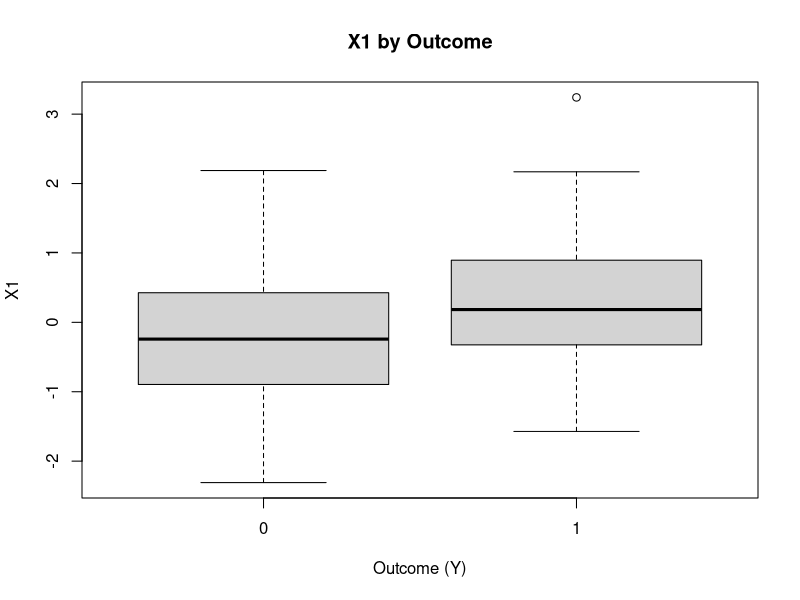
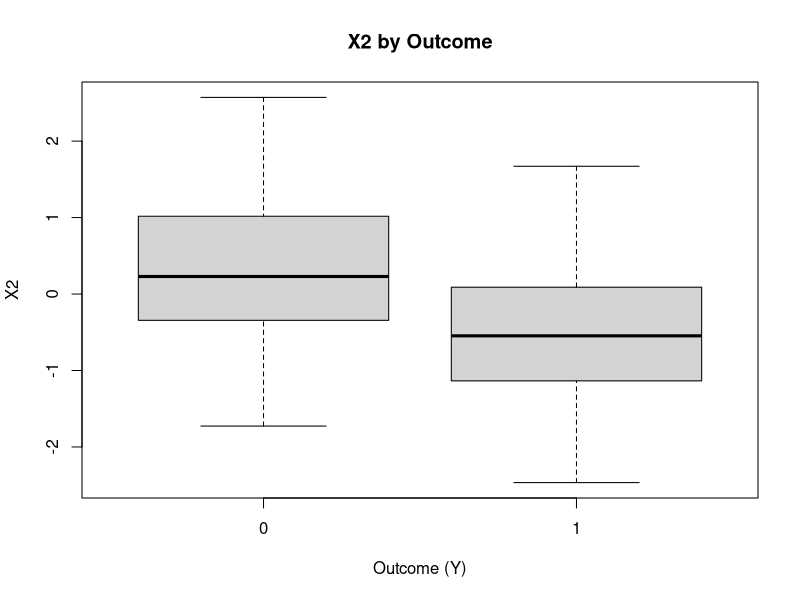
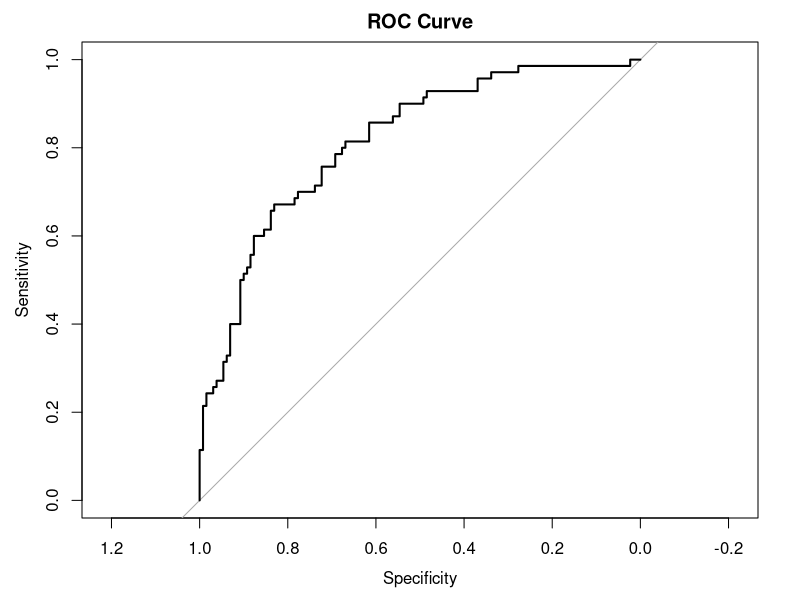

The R source for these figures, in order:
# Generate synthetic data for logistic regression
set.seed(123)
n <- 200  # sample size
x1 <- rnorm(n, mean = 0, sd = 1)  # continuous predictor
x2 <- rnorm(n, mean = 0, sd = 1)  # another continuous predictor
x3 <- factor(sample(1:3, n, replace = TRUE))  # categorical predictor

# Generate binary outcome based on logistic model
logit <- -1 + 0.8 * x1 - 1.2 * x2  # linear predictor
prob <- 1 / (1 + exp(-logit))  # apply logistic function to get probabilities
y <- rbinom(n, 1, prob)  # generate binary outcome

# Combine into a data frame
df <- data.frame(y = factor(y), x1 = x1, x2 = x2, x3 = x3)

# Descriptive statistics
summary(df)
table(df$y)  # frequency of outcome
table(df$y, df$x3)  # contingency table with categorical predictor

# Visualization
boxplot(x1 ~ y, data = df, main = "X1 by Outcome", xlab = "Outcome (Y)", ylab = "X1")
boxplot(x2 ~ y, data = df, main = "X2 by Outcome", xlab = "Outcome (Y)", ylab = "X2")

# Model fitting
model <- glm(y ~ x1 + x2 + x3, family = binomial(link = "logit"), data = df)
summary(model)

# Effects on odds ratios
exp(coef(model))  # exponentiated coefficients give odds ratios
exp(confint(model))  # confidence intervals for odds ratios

# Predictions
new_data <- data.frame(x1 = c(-1, 0, 1), x2 = c(1, 0, -1), x3 = factor(c(1, 2, 3), levels = 1:3))
predicted_probs <- predict(model, newdata = new_data, type = "response")
predicted_class <- ifelse(predicted_probs > 0.5, 1, 0)
print(cbind(new_data, prob = predicted_probs, class = predicted_class))

# ROC curve and AUC
library(pROC)
roc_obj <- roc(df$y, predict(model, type = "response"))
plot(roc_obj, main = "ROC Curve")
auc(roc_obj)  # Area Under the Curve
